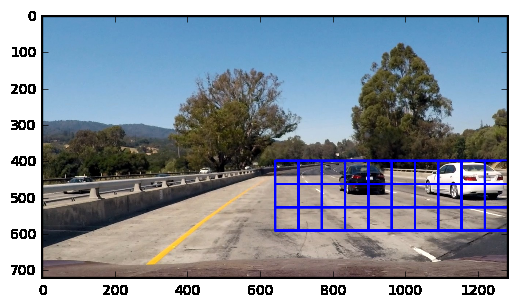
#> input picture examples/128x128_window.png, 516 x 307 px; its folder holds only this picture in this run
$ python -i sdc_project.py   (imports and definitions only)   (older library calls are emulated)
#> lines starting #> are read from the running program, lines starting #| are printed output that depends on the picture
import cv2
import glob
import math
import numpy as np
import os

import matplotlib.image as mpimg
import xgboost as xgb

from scipy.ndimage.measurements import label
from skimage import color
from skimage.feature import hog

def color_hist(img, nbins=32, bins_range=(0, 256)):
    hist1 = np.histogram(img[:,:,0], bins=nbins, range=bins_range)
    hist2 = np.histogram(img[:,:,1], bins=nbins, range=bins_range)
    hist3 = np.histogram(img[:,:,2], bins=nbins, range=bins_range)

    bin_edges = hist1[1]
    bin_centers = (bin_edges[1:]  + bin_edges[0:len(bin_edges)-1])/2

    hist_features = np.concatenate((hist1[0], hist2[0], hist3[0]))
    return  hist_features

def extract_features(rgb):
    gray = color.rgb2gray(rgb)
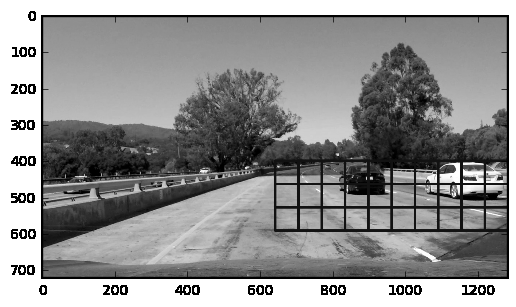
#> gray: shape (307, 516) float64; min 0, max 1, mean 0.571
    hog_features = hog(gray, feature_vector=True)
    lab  = color.rgb2lab(rgb)
#> lab: shape (307, 516, 3) float64; mean of channels 0, 1, 2 59.8, 1.3, -6
    luv  = color.rgb2luv(rgb)
#> luv: shape (307, 516, 3) float64; mean of channels 0, 1, 2 59.8, -3.5, -9.4
    hsv  = color.rgb2hsv(rgb)
#> hsv: shape (307, 516, 3) float64; mean of channels 0, 1, 2 0.266, 0.253, 0.66
    rgb_hist_features = color_hist(rgb)
#> in color_hist, `bin_edges = hist1[1]`: bin_edges = 33 values from 0 to 256
#> in color_hist, `bin_centers = (bin_edges[1:]  + bin_edges[0:len(bin_edges)-1])/2`: bin_centers = 32 values from 4 to 252
#> in color_hist, `hist_features = np.concatenate((hist1[0], hist2[0], hist3[0]))`: hist_features = 96 values, max 36300 at index 95, min 116 at index 60, mean 4950.4
#> rgb_hist_features has the same summary as hist_features in color_hist
    hsv_hist_features = color_hist(hsv)
#> hsv_hist_features = 96 values, max 158412 at index 0, min 0 at index 1, mean 4950.4
    luv_hist_features = color_hist(luv)
#> luv_hist_features = 96 values, max 58764 at index 64, min 0 at index 13, mean 3387.4
    lab_hist_features = color_hist(lab)
#> lab_hist_features = 96 values, max 64285 at index 64, min 0 at index 13, mean 3340.8
    return np.hstack([
	hog_features,
	rgb_hist_features,
	hsv_hist_features,
	lab_hist_features,
	luv_hist_features]).astype(np.float64)

class CameraCalibrator:
    # [17 lines left out: functions __init__, default_object_points, not called in this run]

    def load_images(self, path):
        for filename in glob.glob(path):
            self.images.append(mpimg.imread(filename))

    # [7 lines left out: function match_points, not called in this run]

    def calibrate(self):
        self.ret, self.mtx, self.dist, self.rvecs, self.tvecs = \
            cv2.calibrateCamera(self.obj_points, self.img_points, self.shape, None, None)

class VehicleDetector:
    # [6 lines left out: function __init__, not called in this run]

    def apply_threshold(self, heatmap, threshold):
        heatmap[heatmap <= threshold] = 0
        return heatmap

    # [83 lines left out: functions detect_cars, draw_labeled_bboxes, process_image, slide_window, not called in this run]

class LaneFinder:
    # [57 lines left out: functions __init__, add_prev_line, detect_lines, detect_white_line, detect_yellow_line, not called in this run]

    def deviation_from_center(self, left, right, ndigits=2):
        center = self.image_size[0] / 2
        return round(left + right - 2 * center, ndigits)

    def fit_line(self, coefs, y):
        return coefs[0] + coefs[1]*y + coefs[2]*y**2

    # [26 lines left out: functions get_line, get_line_centers, not called in this run]

    def get_line_coefs(self, x, y):
        cfs = np.polyfit(y, x, 2)
        return cfs[::-1]

    def get_line_curvature(self, x, y, ndigits=2):
        coefs = self.get_line_curvature_coefs(x, y)
        return round(((1 + (2*coefs[2] * y[-1] + coefs[1])**2)**1.5) / np.absolute(2*coefs[2]), ndigits)

    def get_line_curvature_coefs(self, x, y):
        cfs = np.polyfit(y * self.ym_per_pix, x * self.xm_per_pix, 2)
        return cfs[::-1]

    def histogram(self):
        return np.sum(self.warped[int(self.warped.shape[0]*0.7):,:], axis=0)

    def hsv(self):
        return cv2.cvtColor(self.rgb, cv2.COLOR_RGB2HSV)

    # [7 lines left out: function roi, not called in this run]

    def undist(self, origin = False):
        image = self.origin if origin else self.clahe
        return cv2.undistort(image, self.clb.mtx, self.clb.dist, None, self.clb.mtx)

    # [7 lines left out: function vertices, not called in this run]

    def warp_image(self):
        self.warped = cv2.warpPerspective(self.roi(), self.M, self.image_size)
        self.warped[self.warped > 0] = 1

    # [69 lines left out: functions xplot, x_y, process_image, not called in this run]

>>> import cv2
>>> picture = cv2.cvtColor(cv2.imread('examples/128x128_window.png'), cv2.COLOR_BGR2RGB)
>>> result = extract_features(picture)
